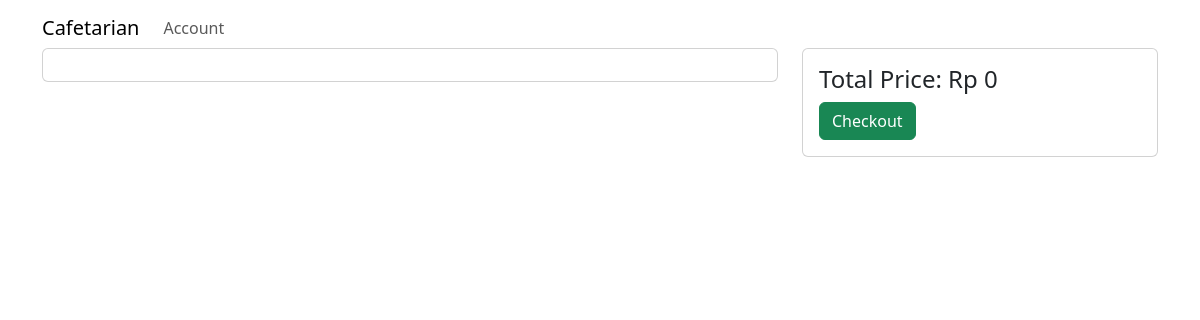
Page /cart/cart.php (signed in) on the earlier database version.
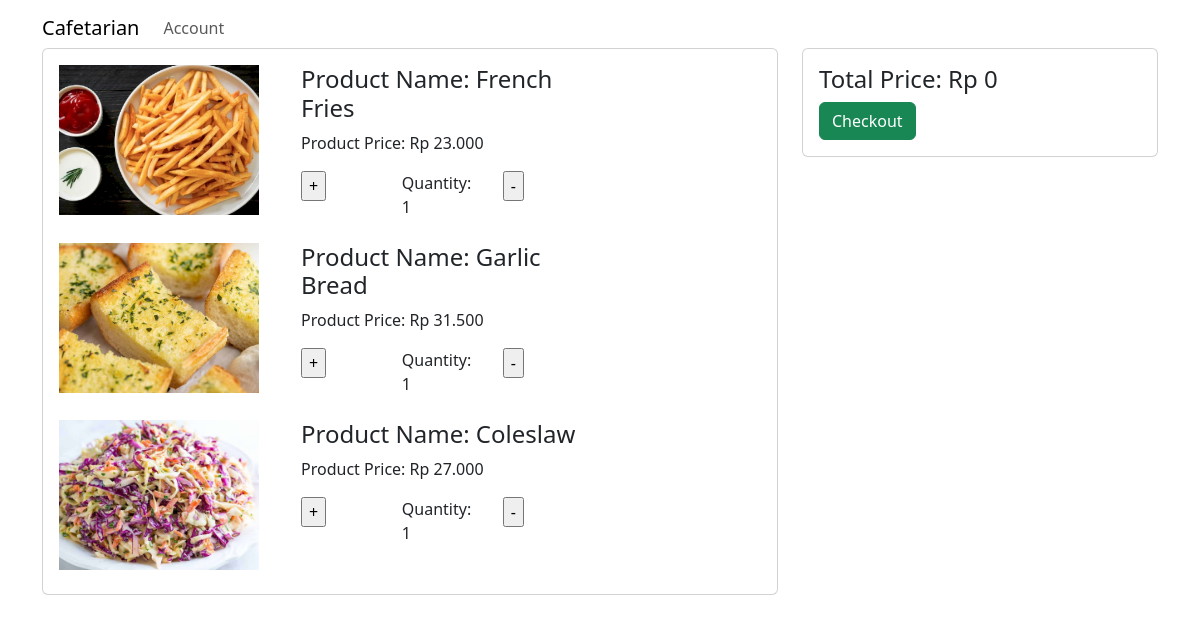
Same page on the later database version.
### tables this page shows
CREATE TABLE `cart_table` (
  `id` int(11) NOT NULL,
  `user_id` int(11) NOT NULL,
  `product_id` int(11) NOT NULL,
  `quantity` int(11) NOT NULL
);

CREATE TABLE `data_makanan` (
  `id_menu` int(11) NOT NULL,
  `nama_menu` varchar(100) NOT NULL,
  `gambar_menu` varchar(255) NOT NULL,
  `deskripsi_menu` text NOT NULL,
  `harga_menu` int(11) NOT NULL,
  `kategori_menu` enum('Appetizer','Beverages','Main Course','Dessert','Side Dish') NOT NULL
);

### cart/cart.php (the view, shortened to what this page needs)
<?php
include('../database/connect.php');
$user_id = $_SESSION['user_id'];
?>
<!DOCTYPE html>
<html lang="en">
<head>
    <link href="https://cdn.jsdelivr.net/npm/bootstrap@5.3.2/dist/css/bootstrap.min.css" rel="stylesheet">
</head>
<body>
    <nav class="navbar navbar-expand-lg fixed-top">
        <div class="container">
            <a class="navbar-brand" href="../index.php">
                Cafetarian
            </a>
            <div class="collapse navbar-collapse" id="navbarNav">
                <ul class="navbar-nav ml-auto">
                    <?php
                    if (isset($_SESSION['user_id']) && ($_SESSION['user_id'] != 0 || $_SESSION['user_id'] != 1)) {
                        echo '<li class="nav-item">';
                        echo '<a class="nav-link navbar-btn" href="../bridge/bridge.php">Account</a>';
                        echo '</li>';
                    }
                    ?>
                </ul>
            </div>
        </div>
    </nav>
    <div class="container mt-5">
        <div class="row">
            <div class="col-12 col-md-8">
                <div class="card">
                    <div class="card-body">
                        <?php
                        $sql = "SELECT dm.*, ct.quantity FROM data_makanan dm LEFT JOIN cart_table ct ON dm.id_menu = ct.product_id WHERE ct.user_id = $user_id";
                        $result = mysqli_query($conn, $sql);
                        $cart = mysqli_fetch_all($result, MYSQLI_ASSOC);
                        foreach ($cart as $item) {
                            if ($item['quantity'] > 0) {
                        ?>
                                <div class="row mb-2">
                                    <div class="col-md-4">
                                        <img src='../admin/uploads/<?= $item['gambar_menu'] ?>' width='200' height='150' style='object-fit: cover;'>
                                    </div>
                                    <div class="col-md-5">
                                        <h4>Product Name: <?= $item['nama_menu'] ?></h4>
                                        <p>Product Price: Rp <?= number_format($item['harga_menu'] * $item['quantity'], 0, ',', '.') ?></p>
                                        <div class="row">
                                            <div class="col">
                                                <form method='post' action='update_quantity.php'>
                                                    <input type='submit' name='add' value='+'>
                                                </form>
                                            </div>
                                            <div class="col">
                                                <p>Quantity: <?= $item['quantity'] ?></p>
                                            </div>
                                            <div class="col">
                                                <form method='post' action='update_quantity.php'>
                                                    <input type='submit' name='subtract' value='-'>
                                                </form>
                                            </div>
                                        </div>
                                    </div>
                                </div>
                        <?php
                            }
                        }
                        ?>
                    </div>
                </div>
            </div>
            <div class="col-12 col-md-4">
                <div class="card">
                    <div class="card-body">
                        <div class="col-md-9">
                            <h4>Total Price: Rp <?= number_format($_SESSION['totalprice'], 0, ',', '.') ?></h4>
                        </div>
                        <div class="col-md-3">
                            <form action="" method="post">
                                <input type="submit" name="checkout" value="Checkout" class="btn btn-success">
                            </form>
                        </div>
                    </div>
                </div>
            </div>
        </div>
    </div>
</body>
</html>

Differences in the rows shown:
added cart_table: product.gambar_menu (picture), product.nama_menu "French Fries", $item['harga_menu'] * $item['quantity'] "23.000", quantity "1"
added cart_table: product.gambar_menu (picture), product.nama_menu "Garlic Bread", $item['harga_menu'] * $item['quantity'] "31.500", quantity "1"
added cart_table: product.gambar_menu (picture), product.nama_menu "Coleslaw", $item['harga_menu'] * $item['quantity'] "27.000", quantity "1"
